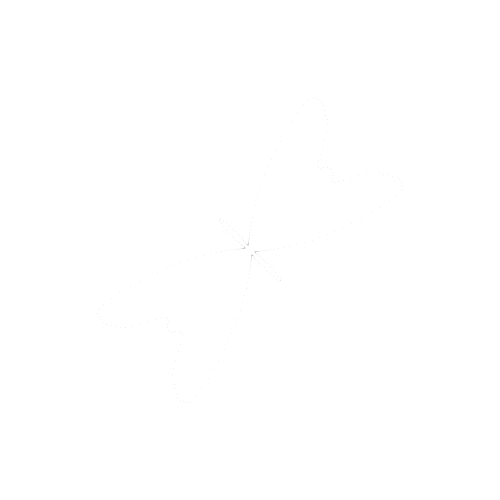
Frame 1 (no input)
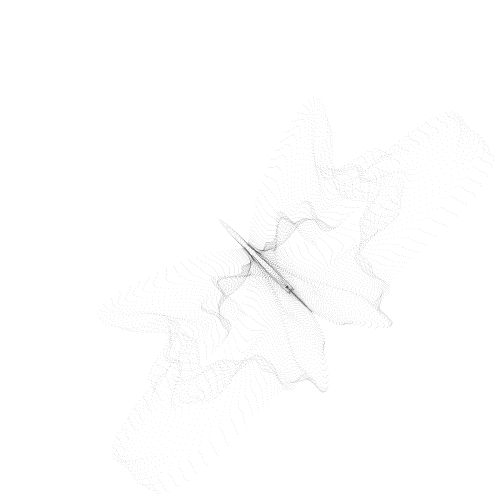
Frame 60 (the mouse pressed at the canvas centre just before this capture)
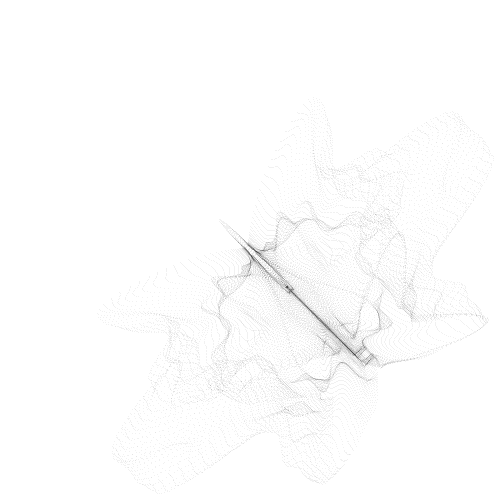
Frame 120 (the mouse held since frame 60 and released just before this capture)

The Processing sketch that drew these frames (run headless with seeded random() and noise(); from frame 60 on, the mouse is pressed at the canvas centre):

// Processing sketch: processing_155530
// ── processing_155530.pde

// Doodle
// Levente Sandor, 2014

float sX = 1;
float sY = 1;
float x = 250;
float y = 250;

void setup() {
  size(500, 500);
  background(255);
  fill(255, 20);
  stroke(0, 20);
}

void draw() {
  if (frameCount % 500 == 0) {
    rect(-1, -1, width + 1, height + 1);
  }
  for (float a = 0; a < TWO_PI; a += 0.02) {
    pushMatrix();
    translate(x, y);
    rotate(a);
    float r = 500 * pow(noise(cos(a), sin(a), frameCount * 0.01), 4);
    translate(r, r);
    line(0, 0, 0, 0);
    popMatrix();
  }
  x += sX;
  y += sY;
  if (x < 0 || x > width || random(1) < 0.003) {
    sX = -sX;
  }
  if (y < 0 || y > height || random(1) < 0.003) {
    sY = -sY;
  }
}
